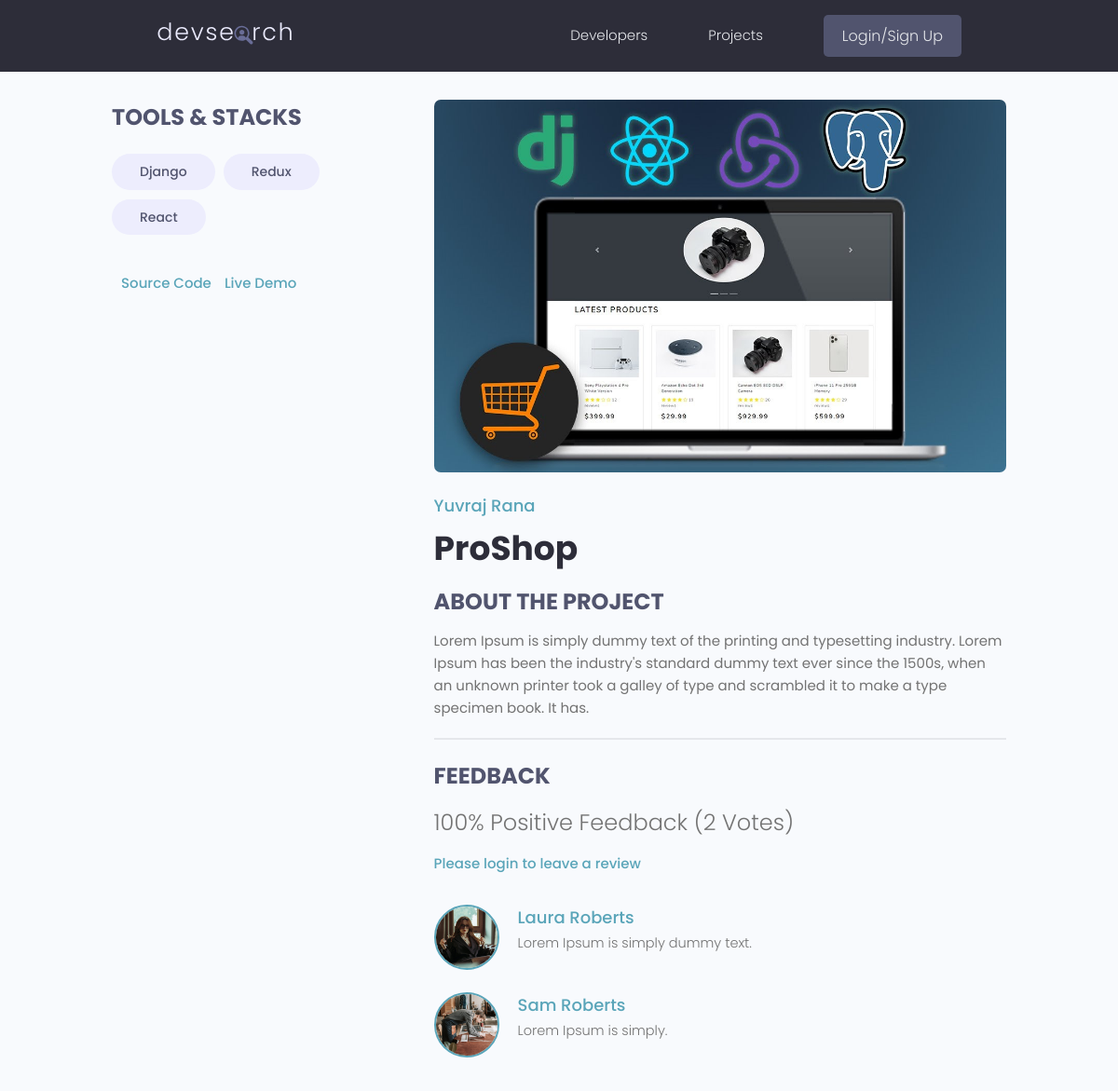
The app's page /projects/project/063a964b94894b44adaa672a259b85c1/ with its own data.
### projects/models.py (models this page shows, shortened)
class Tag(models.Model):
    name = models.CharField(max_length=200)
    created = models.DateTimeField(auto_now_add=True)
    id = models.UUIDField(default=uuid.uuid4, unique=True,
                          primary_key=True, editable=False)
    def __str__(self):
        return self.name

class Project(models.Model):
    owner = models.ForeignKey(
        Profile, null=True, blank=True, on_delete=models.CASCADE)
    title = models.CharField(max_length=200)
    description = models.TextField(null=True, blank=True)
    featured_image = models.ImageField(
        null=True, blank=True, default="default.jpg")
    demo_link = models.CharField(max_length=2000, null=True, blank=True)
    source_link = models.CharField(max_length=2000, null=True, blank=True)
    tags = models.ManyToManyField('Tag', blank=True)
    vote_total = models.IntegerField(default=0, null=True, blank=True)
    vote_ratio = models.IntegerField(default=0, null=True, blank=True)
    created = models.DateTimeField(auto_now_add=True)
    id = models.UUIDField(default=uuid.uuid4, unique=True,
                          primary_key=True, editable=False)
    class Meta:
        ordering = ['-vote_ratio', '-vote_total', 'title']
    @property
    def imageURL(self):
        try:
            url = self.featured_image.url
        except:
            url = ''
        return url
    @property
    def reviewers(self):
        queryset = self.review_set.all().values_list('owner__id', flat=True)
        return queryset

class Review(models.Model):
    VOTE_TYPE = (
        ('up', 'Up Vote'),
        ('down', 'Down Vote'),
    )
    owner = models.ForeignKey(Profile, on_delete=models.CASCADE, null=True)
    project = models.ForeignKey(Project, on_delete=models.CASCADE)
    body = models.TextField(null=True, blank=True)
    value = models.CharField(max_length=200, choices=VOTE_TYPE)
    created = models.DateTimeField(auto_now_add=True)
    id = models.UUIDField(default=uuid.uuid4, unique=True,
                          primary_key=True, editable=False)
    class Meta:
        unique_together = [['owner', 'project']]

### users/models.py (models this page shows, shortened)
class Profile(models.Model):
    user = models.OneToOneField(
        User, on_delete=models.CASCADE, null=True, blank=True)
    name = models.CharField(max_length=200, blank=True, null=True)
    email = models.EmailField(max_length=500, blank=True, null=True)
    username = models.CharField(max_length=200, blank=True, null=True)
    location = models.CharField(max_length=200, blank=True, null=True)
    short_intro = models.CharField(max_length=200, blank=True, null=True)
    bio = models.TextField(blank=True, null=True)
    profile_image = models.ImageField(
        null=True, blank=True, upload_to='profiles/', default="profiles/user-default.png")
    social_github = models.CharField(max_length=200, blank=True, null=True)
    social_twitter = models.CharField(max_length=200, blank=True, null=True)
    social_linkedin = models.CharField(max_length=200, blank=True, null=True)
    social_youtube = models.CharField(max_length=200, blank=True, null=True)
    social_website = models.CharField(max_length=200, blank=True, null=True)
    created = models.DateTimeField(auto_now_add=True)
    id = models.UUIDField(default=uuid.uuid4, unique=True,
                          primary_key=True, editable=False)
    class Meta:
        ordering = ['created']

### projects/views.py (the view, shortened to what this page needs)
# urls.py: path('project/<str:pk>/', views.project, name="project"),
def project(request, pk):
    projectObj = Project.objects.get(id=pk)
    form = ReviewForm()
    return render(request, 'projects/single-project.html', {'project': projectObj, 'form': form})

### projects/templates/projects/single-project.html (shortened to what this page needs)
{% extends 'main.html' %}
{% block content %}
<main class="singleProject my-md">
    <div class="container">
        <div class="layout">
            <div class="column column--1of3">
                <h3 class="singleProject__subtitle">Tools & Stacks</h3>
                <div class="singleProject__toolStack">
                    {% for tag in project.tags.all %}
                    <span class="tag tag--pill tag--sub tag--lg">
                        <small>{{tag}}</small>
                    </span>
                    {% endfor %}
                </div>
                {% if project.source_link %}
                <a class="singleProject__liveLink" href="{{project.source_link}}" target="_blank">Source
                    Code
                </a>
                {% endif %}
                {% if project.demo_link %}
                <a class="singleProject__liveLink" href="{{project.source_link}}" target="_blank">Live Demo
                </a>
                {% endif %}
            </div>
            <div class="column column--2of3">
                <img class="singleProject__preview" src="{{ project.imageURL }}" alt="portfolio thumbnail" />
                <a href="{% url 'user-profile' project.owner.id  %}"
                    class="singleProject__developer">{{project.owner.name}}</a>
                <h2 class="singleProject__title">{{project.title}}</h2>
                <h3 class="singleProject__subtitle">About the Project</h3>
                <div class="singleProject__info">
                    {{project.description}}
                </div>
                <div class="comments">
                    <h3 class="singleProject__subtitle">Feedback</h3>
                    <h5 class="project--rating">
                        {{project.vote_ratio}}% Positive Feedback ({{project.vote_total}}
                        Vote{{project.vote_total|pluralize:"s"}})
                    </h5>
                    {% if request.user.profile.id in project.reviewers %}
                    <p>You have already submitted your review for this project</p>
                    {% elif request.user.profile == project.owner %}
                    <p>You cannot review your own work</p>
                    {% else %}
                    <a href="{% url 'login' %}?next={{request.path}}">Please login to leave a review</a>
                    {% endif %}
                    <div class="commentList">
                        {% for review in project.review_set.all %}
                        {% if review.body %}
                        <div class="comment">
                            <a href="{% url 'user-profile' review.owner.id  %}">
                                <img class="avatar avatar--md" src="{{review.owner.profile_image.url}}" alt="user" />
                            </a>
                            <div class="comment__details">
                                <a href="{% url 'user-profile' review.owner.id  %}"
                                    class="comment__author">{{review.owner.name}}</a>
                                <p class="comment__info">{{review.body|linebreaksbr}}</p>
                            </div>
                        </div>
                        {% endif %}
                        {% endfor %}
                    </div>
                </div>
            </div>
        </div>
    </div>
</main>
{% endblock %}

### static/styles/app.css (style rules this page uses)
:root { --color-sub: #2d2d39; }
img { width: 100%; }
.singleProject .column--1of3 { order: 2; }
@media screen and (min-width: 1081px) { .singleProject .column--1of3 { order: 1; } }
@media screen and (min-width: 1081px) { .singleProject .column--2of3 { order: 2; } }
.singleProject__toolStack { margin-top: 2rem; margin-bottom: 4rem; }
.singleProject__liveLink { font-weight: 500; transition: all 0.3s ease-in-out; border-bottom: 2px solid transparent; }
.singleProject__preview { height: 50vh; object-fit: cover; object-position: top center; margin-bottom: 1.5rem; border-radius: 0.7rem; }
.singleProject__developer { font-size: 1.8rem; font-weight: 500; }
.singleProject__title { font-size: 3.6rem; font-weight: 700; color: var(--color-sub); margin-bottom: 1rem; }
.project--rating { margin-bottom: .5em; margin-top: .5em; }
.singleProject__subtitle { text-transform: uppercase; font-size: 2.4rem; font-weight: 700; color: var(--color-sub-light); margin-bottom: 1rem; }
.comments { margin-top: 2rem; padding-top: 2rem; border-top: 2px solid var(--color-light); }
.commentList { margin: 3rem 0; }
.comment { display: flex; gap: 2rem; }
.comment:not(:last-child) { margin-bottom: 1.5rem; }
.comment__author { font-size: 1.8rem; }
.comment__info { font-size: 1.45rem; }

### static/uikit/styles/modules/_variables.css (style rules this page uses)
:root { --color-main: #5aa5b9; --color-main-light: #e6faff; --color-sub: #3f4156; --color-sub-light: #51546e; --color-sub-lighter: #ededfd; --color-text: #737373; --color-gray: #8b8b8b; --color-light: #e5e7eb; --color-light-gray: #767676; --color-bg: #f8fafd; --color-white: #fffefd; --color-white-light: #f3f3f3; --color-success: #359e64; --color-success-bg: #def8e8; --color-error: #fc4b0b; --color-error-bg: #fff2ee; --font-base: 'Poppins', arial, helvetica, 'Segoe UI', roboto, ubuntu, sans-serif; --font-monospace: 'Fira Code', 'Courier New', courier, monospace; --font-regular: 300; --font-medium: 500; --font-bold: 700; --generic-shadow: 1px 1px 5px #00000010; --generic-transition: all 0.3s ease-in-out; }

### static/uikit/styles/modules/_base.css (style rules this page uses)
* { margin: 0; padding: 0; box-sizing: border-box; text-rendering: optimizeLegibility; color: inherit; font-size: inherit; }
html { font-size: 50%; }
@media only screen and (min-width: 480px) { html { font-size: 56.25%; } }
@media only screen and (min-width: 1200px) { html { font-size: 62.5%; } }
body { line-height: 1.6; font-weight: 400; font-size: 1.5rem; color: var(--color-text); background-color: var(--color-bg); min-height: 100vh; }

### static/uikit/styles/modules/_typography.css (style rules this page uses)
* { font-family: var(--font-base); }
h2 { font-size: 3.6rem; font-weight: var(--font-bold); }
h3 { font-size: 3.2rem; font-weight: var(--font-medium); }
h5 { font-size: 2.4rem; font-weight: var(--font-medium); }
h5, h6 { font-weight: var(--font-regular); }
p, span, strong { font-size: 1.6rem; color: var(--color-text); font-weight: var(--font-regular); }
a { padding-bottom: 2px; text-decoration: none; display: inline-block; color: var(--color-main); font-weight: var(--font-medium); }

### static/uikit/styles/modules/_utilities.css (style rules this page uses)
.container { width: 92%; max-width: 165rem; margin: 0 auto; box-sizing: border-box; }
@media screen and (min-width: 1000px) { .container { width: 90%; } }
@media screen and (min-width: 1200px) { .container { width: 80%; } }
.my-md { margin: 3rem auto; }

### static/uikit/styles/modules/_avatar.css (style rules this page uses)
.avatar { border-radius: 50%; border: 2px solid var(--color-main); object-fit: cover; }
.avatar--md { height: 7rem; width: 7rem; }

### static/uikit/styles/modules/_tag.css (style rules this page uses)
.tag { display: inline-flex; align-items: center; background-color: var(--color-sub); height: -webkit-fit-content; height: -moz-fit-content; height: fit-content; width: -webkit-fit-content; width: -moz-fit-content; width: fit-content; border-radius: 0.5rem; padding: 0.5rem 1.5rem; font-size: 1.2rem; cursor: pointer; }
.tag:not(:last-child) { margin-right: 0.25rem; margin-bottom: 0.75rem; }
.tag > small { color: var(--color-white); }
.tag--pill { border-radius: 5rem; }
.tag--sub, .tag--sub > small { background: var(--color-sub-lighter); color: var(--color-sub-light); font-weight: 500; }
.tag--lg { padding: 0.8rem 3rem; font-size: 1.4rem; }
.tag--lg:not(:last-child) { margin-right: 0.5rem; margin-bottom: 1rem; }

### static/uikit/styles/modules/_layout.css (style rules this page uses)
.layout { display: flex; flex-flow: row wrap; justify-content: space-between; }
.layout > .column { margin-bottom: 3rem; }
.layout > .column.column--1of3 { flex-basis: 30%; }
.layout > .column.column--2of3 { flex-basis: 64%; }

### records on screen
Tag: name "Django"
Tag: name "Redux"
Tag: name "React"
Project: imageURL (picture), owner.name "Yuvraj Rana", title "ProShop", description "Lorem Ipsum is simply dummy text of the printing and typesetting industry. Lorem Ipsum has been the industry's standard dummy text ever since the 1500s, when an unknown printer took a galley of type and scrambled it to make a type specimen book. It has.", vote_ratio "100", vote_total "2"
Review: owner.profile_image (picture), owner.name "Laura Roberts", body "Lorem Ipsum is simply dummy text."
Review: owner.profile_image (picture), owner.name "Sam Roberts", body "Lorem Ipsum is simply."
